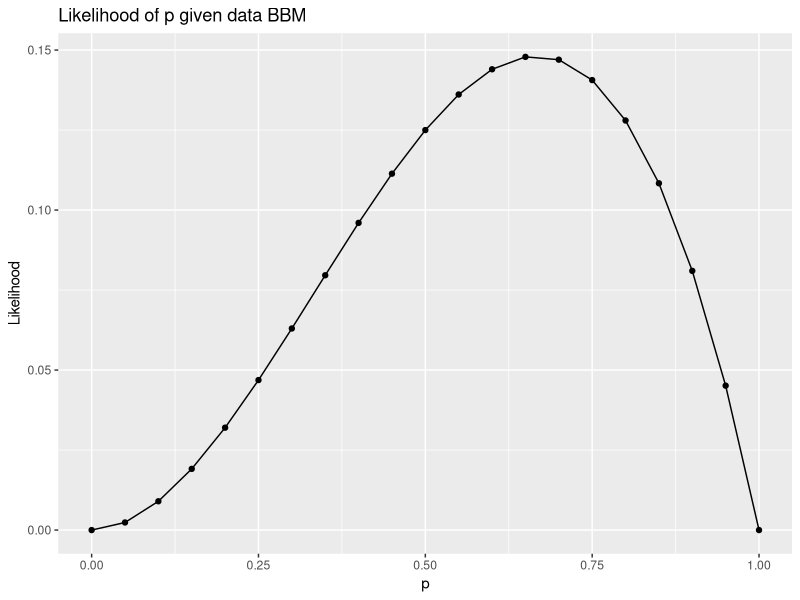

Recreate this plot in R.
## ---- chunk 1
#| echo: false

library(tidyverse)


p <- seq(0, 1, 0.05)

lik <- function(p) {
  p^2 * (1 - p)
}

l <- lik(p)

combined <- bind_cols(p = p, l = l)

ggplot(data = combined, aes(x = p, y = l)) +
  geom_point() + 
  geom_line() + 
  labs(x = "p",
       y = "Likelihood", 
       title = "Likelihood of p given data BBM")

